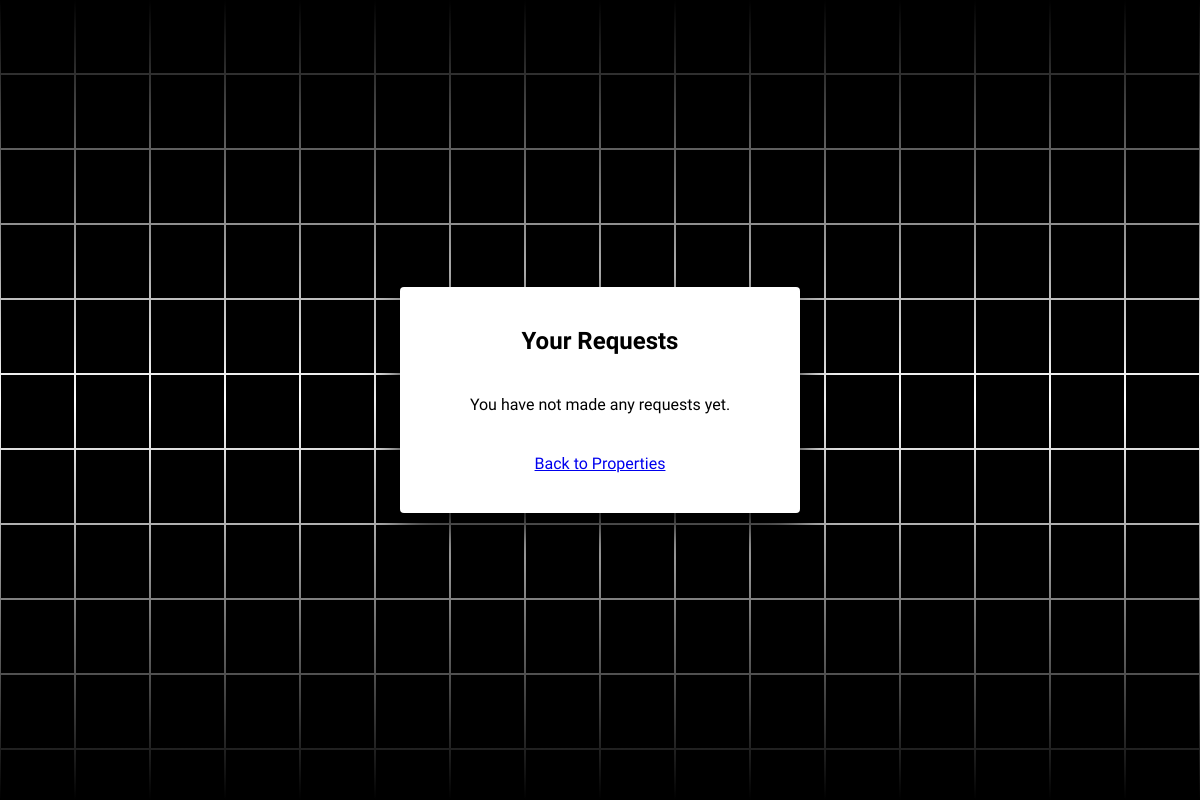
The page /user_request/ (signed in) on the database as committed earlier.
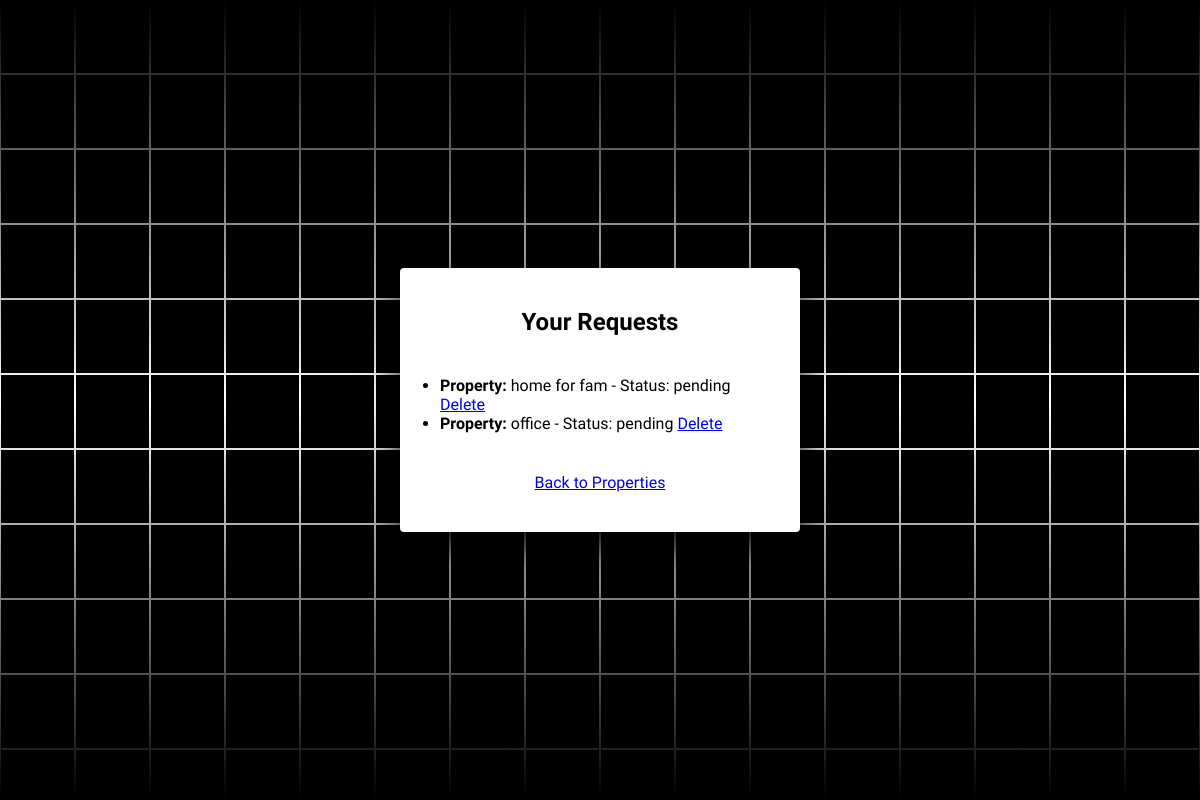
The same page on the database as committed later.
### main/models.py (models this page shows, shortened)
class Request(models.Model):
    user = models.ForeignKey(User, on_delete=models.CASCADE)
    property = models.ForeignKey(Property, on_delete=models.CASCADE)
    price = models.DecimalField(max_digits=10, decimal_places=2)
    description = models.TextField()
    PROPERTY_FOR = [('sale', 'Sale'), ('rent', 'Rent')]
    property_for = models.CharField(max_length=10, choices=PROPERTY_FOR, default='sale')
    STATUS_CHOICES = [
        ('pending', 'Pending'),
        ('accepted', 'Accepted'),
        ('rejected', 'Rejected'),
    ]
    status = models.CharField(max_length=10, choices=STATUS_CHOICES, default='pending')

class Property(models.Model):
    user = models.ForeignKey(User, on_delete=models.CASCADE)
    title = models.CharField(max_length=122)
    description = models.TextField()
    PROPERTY_TYPES = [('villa', 'Villa'), ('apartment', 'Apartment'), ('office', 'Office')]
    PROPERTY_FOR = [('sale', 'Sale'), ('rent', 'Rent')]
    AVAILABILITY_CHOICES = [
        ('available', 'Available'),
        ('rented', 'Rented'),
        ('unavailable', 'Unavailable'),
        ('sold', 'Sold')
    ]
    property_type = models.CharField(max_length=122, choices=PROPERTY_TYPES, default='villa')
    property_for = models.CharField(max_length=122, choices=PROPERTY_FOR, default='sale')
    available = models.CharField(max_length=122, choices=AVAILABILITY_CHOICES, default='available')
    image = models.ImageField(upload_to='property_images', default='static/website/img/logo.jpg')
    bedrooms = models.IntegerField(default=0)
    bathrooms = models.IntegerField(default=0)
    price = models.IntegerField(default=0)
    area = models.IntegerField(default=0)
    location = models.CharField(max_length=122)

### main/views.py (the view)
# urls.py: path('user_request/', views.user_requests, name='user_requests'),
@login_required(login_url='login')
def user_requests(request):
    user_requests = Request.objects.filter(user=request.user)
    return render(request, 'user_requests.html', {'requests': user_requests})

### main/templates/user_requests.html (shortened to what this page needs)
{% load static %}
<!DOCTYPE html>
<html lang="en">
 <head>
  <link rel="stylesheet" href="{% static 'website/css/style1.css' %}">
 </head>
 <body>
  <section> <span></span> <span></span> <span></span> <span></span> <span></span> <span></span> <span></span> <span></span> <span></span> <span></span> <span></span> <span></span> <span></span> <span></span> <span></span> <span></span> <span></span> <span></span> <span></span> <span></span> <span></span> <span></span> <span></span> <span></span> <span></span> <span></span> <span></span> <span></span> <span></span> <span></span> <span></span> <span></span> <span></span> <span></span> <span></span> <span></span> <span></span> <span></span> <span></span> <span></span> <span></span> <span></span> <span></span> <span></span> <span></span> <span></span> <span></span> <span></span> <span></span> <span></span> <span></span> <span></span> <span></span> <span></span> <span></span> <span></span> <span></span> <span></span> <span></span> <span></span> <span></span> <span></span> <span></span> <span></span> <span></span> <span></span> <span></span> <span></span> <span></span> <span></span> <span></span> <span></span> <span></span> <span></span> <span></span> <span></span> <span></span> <span></span> <span></span> <span></span> <span></span> <span></span> <span></span> <span></span> <span></span> <span></span> <span></span> <span></span> <span></span> <span></span> <span></span> <span></span> <span></span> <span></span> <span></span> <span></span> <span></span> <span></span> <span></span> <span></span> <span></span> <span></span> <span></span> <span></span> <span></span> <span></span> <span></span> <span></span> <span></span> <span></span> <span></span> <span></span> <span></span> <span></span> <span></span> <span></span> <span></span> <span></span> <span></span> <span></span> <span></span> <span></span> <span></span> <span></span> <span></span> <span></span> <span></span> <span></span> <span></span> <span></span> <span></span> <span></span> <span></span> <span></span> <span></span> <span></span> <span></span> <span></span> <span></span> <span></span> <span></span> <span></span> <span></span> <span></span> <span></span> <span></span> <span></span> <span></span> <span></span> <span></span> <span></span> <span></span> <span></span> <span></span> <span></span> <span></span> <span></span> <span></span>
   <div class="signin">
    <div class="content">
        <h1>Your Requests</h1>
        {% if requests %}
            <ul>
                {% for request in requests %}
                    <li>
                        <strong>Property:</strong> {{ request.property.title }} - Status: {{ request.status }}
                        <a href="{% url 'delete_request' request.id %}">Delete</a>
                    </li>
                {% endfor %}
            </ul>
        {% else %}
            <p>You have not made any requests yet.</p>
        {% endif %}
        <a href="{% url 'property-list' %}">Back to Properties</a>
    </div>
   </div>
  </section>
 </body>
</html>

Rows that differ between the two databases and show on the page:
added Request: property "home for fam", status "pending"
added Request: property "office", status "pending"
Other text that changed with them:
text no longer shown: "You have not made any requests yet."
